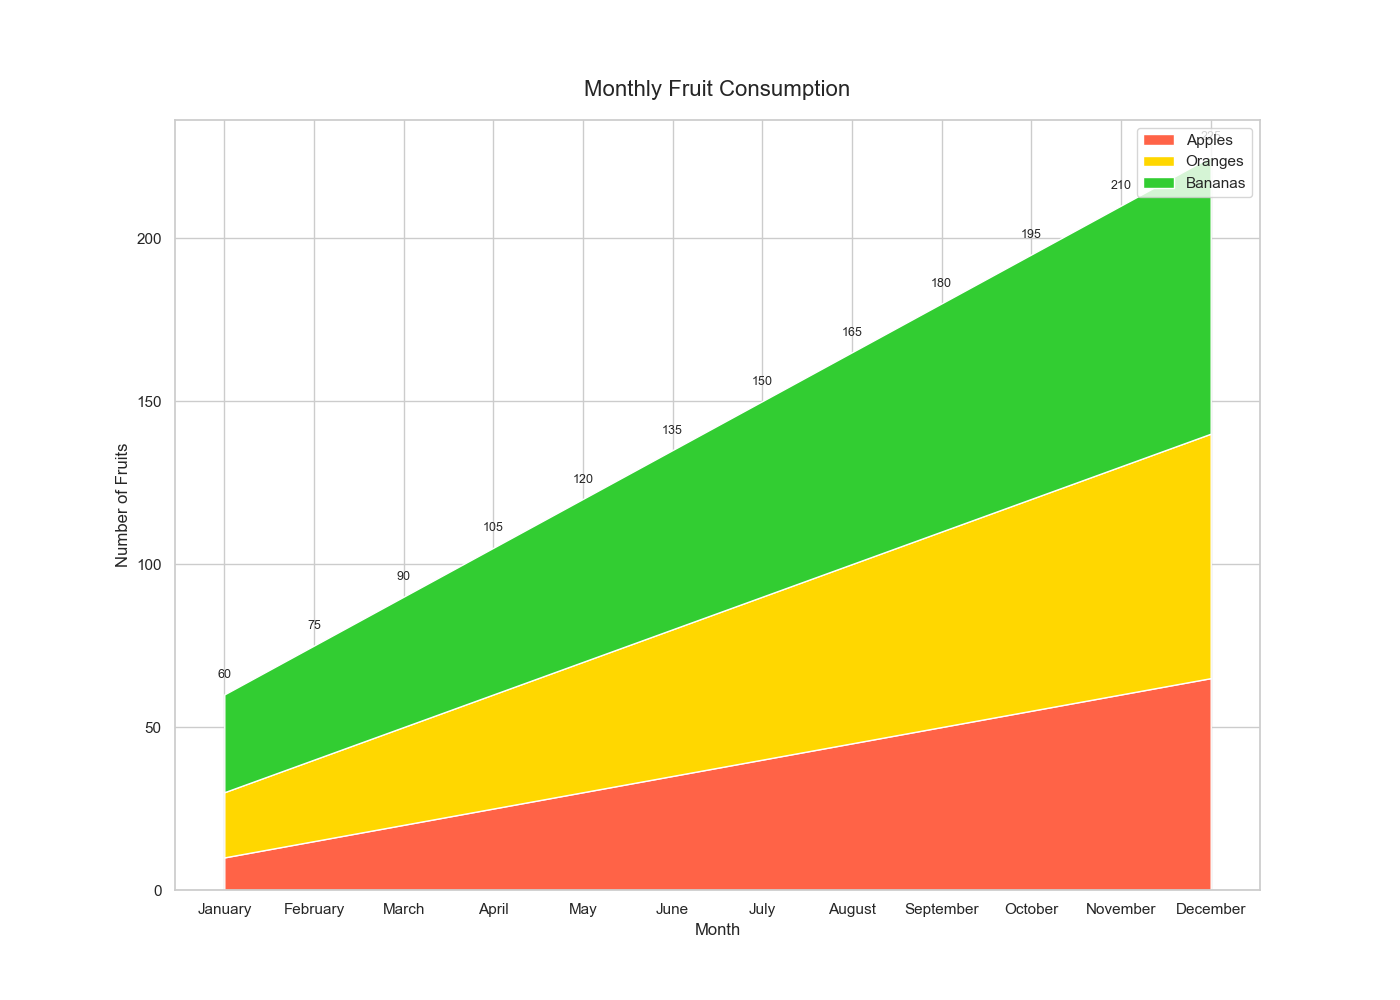

Here is the Python script that generated this plot:

import seaborn as sns
import pandas as pd
import matplotlib.pyplot as plt

# Define the data
data = {
    "Month": ["January", "February", "March", "April", "May", "June", 
              "July", "August", "September", "October", "November", "December"],
    "Apples": [10, 15, 20, 25, 30, 35, 40, 45, 50, 55, 60, 65],
    "Oranges": [20, 25, 30, 35, 40, 45, 50, 55, 60, 65, 70, 75],
    "Bananas": [30, 35, 40, 45, 50, 55, 60, 65, 70, 75, 80, 85]
}

# Create a DataFrame
df = pd.DataFrame(data)

# Set the index to 'Month'
df.set_index('Month', inplace=True)

# Plot the data
sns.set(style="whitegrid")
plt.figure(figsize=(14, 10))
plt.stackplot(df.index, df["Apples"], df["Oranges"], df["Bananas"], 
              colors=['#FF6347', '#FFD700', '#32CD32'], 
              labels=['Apples', 'Oranges', 'Bananas'])
plt.legend(loc='upper right')
plt.title('Monthly Fruit Consumption', fontsize=16, y=1.02)
plt.xlabel('Month')
plt.ylabel('Number of Fruits')

# Adding Annotations/Labels
for i, row in df.iterrows():
    plt.text(i, row.sum() + 5, str(row.sum()), fontsize=9, horizontalalignment='center')

plt.show()
